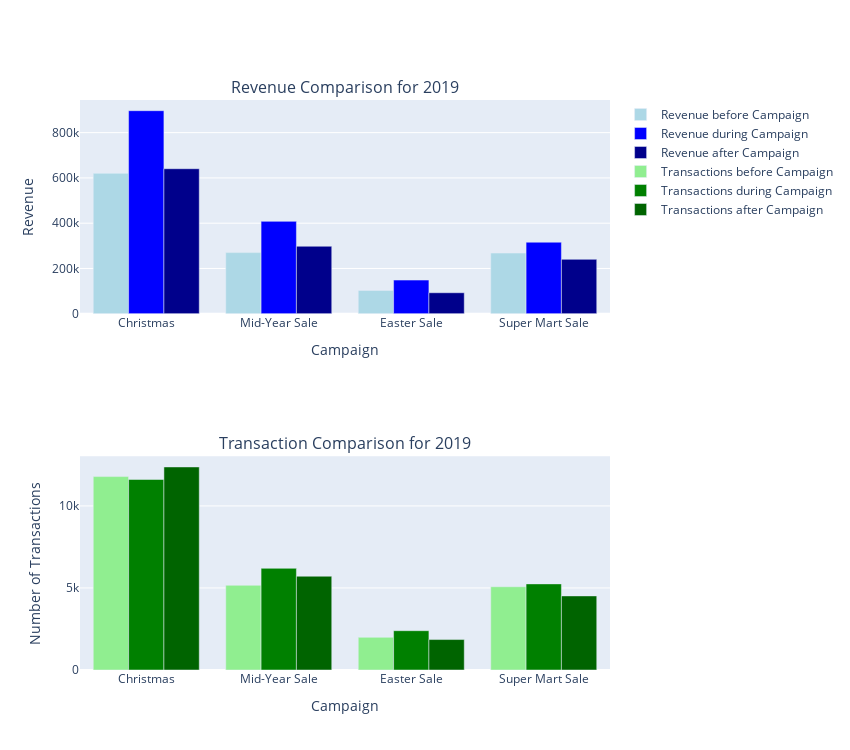

This figure's notebook cell:
### Markdown cell above
##### **Revenue and Transaction Count Per Campaign Each Year**

### Code cell
revenue_transaction_plot(metrics[1], metrics[2], chosen_year)

### Figure 1 — Plotly figure (JSON) as saved in the notebook; plotly's stock layout.template omitted (floating-point values rounded to 4 significant figures)
{"data": [{"marker": {"color": "lightblue"}, "name": "Revenue before Campaign", "type": "bar", "x": ["Christmas", "Mid-Year Sale", "Easter Sale", "Super Mart Sale"], "xaxis": "x", "y": [620175, 270062, 103241, 268057], "yaxis": "y"}, {"marker": {"color": "blue"}, "name": "Revenue during Campaign", "type": "bar", "x": ["Christmas", "Mid-Year Sale", "Easter Sale", "Super Mart Sale"], "xaxis": "x", "y": [896964, 408091, 148661, 316051], "yaxis": "y"}, {"marker": {"color": "darkblue"}, "name": "Revenue after Campaign", "type": "bar", "x": ["Christmas", "Mid-Year Sale", "Easter Sale", "Super Mart Sale"], "xaxis": "x", "y": [640597, 298149, 92815, 240348], "yaxis": "y"}, {"marker": {"color": "lightgreen"}, "name": "Transactions before Campaign", "type": "bar", "x": ["Christmas", "Mid-Year Sale", "Easter Sale", "Super Mart Sale"], "xaxis": "x2", "y": [11788, 5162, 1991, 5073], "yaxis": "y2"}, {"marker": {"color": "green"}, "name": "Transactions during Campaign", "type": "bar", "x": ["Christmas", "Mid-Year Sale", "Easter Sale", "Super Mart Sale"], "xaxis": "x2", "y": [11611, 6197, 2395, 5248], "yaxis": "y2"}, {"marker": {"color": "darkgreen"}, "name": "Transactions after Campaign", "type": "bar", "x": ["Christmas", "Mid-Year Sale", "Easter Sale", "Super Mart Sale"], "xaxis": "x2", "y": [12376, 5715, 1855, 4515], "yaxis": "y2"}], "layout": {"annotations": [{"font": {"size": 16}, "showarrow": false, "text": "Revenue Comparison for 2019", "x": 0.5, "xanchor": "center", "xref": "paper", "y": 1, "yanchor": "bottom", "yref": "paper"}, {"font": {"size": 16}, "showarrow": false, "text": "Transaction Comparison for 2019", "x": 0.5, "xanchor": "center", "xref": "paper", "y": 0.375, "yanchor": "bottom", "yref": "paper"}], "barmode": "group", "height": 750, "showlegend": true, "width": 850, "xaxis": {"anchor": "y", "domain": [0, 1], "title": {"text": "Campaign"}}, "xaxis2": {"anchor": "y2", "domain": [0, 1], "title": {"text": "Campaign"}}, "yaxis": {"anchor": "x", "domain": [0.625, 1], "title": {"text": "Revenue"}}, "yaxis2": {"anchor": "x2", "domain": [0, 0.375], "title": {"text": "Number of Transactions"}}}}
